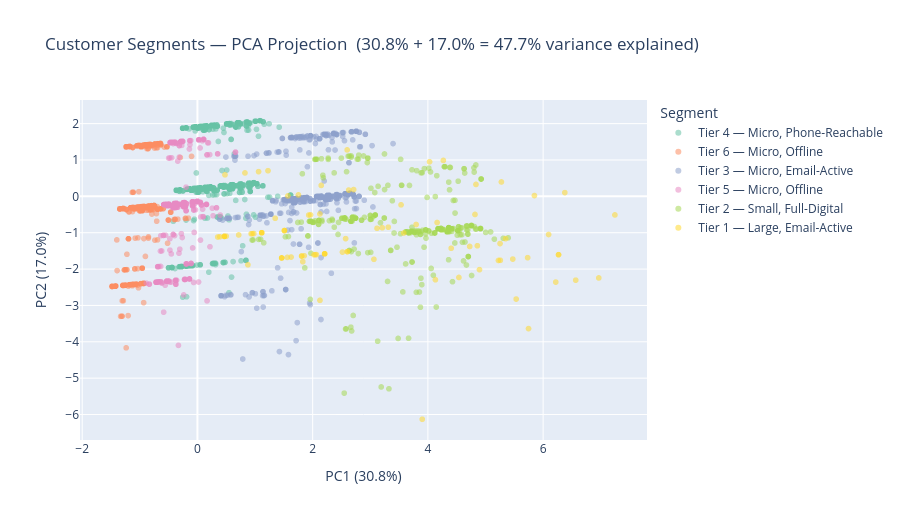

The cell this chart's notebook holds for it:
### Code cell
# ── PCA 2D visualisation ──────────────────────────────────────────────────────
pca        = PCA(n_components=2, random_state=42)
components = pca.fit_transform(X_scaled)
explained  = pca.explained_variance_ratio_ * 100

df_feat['pca1'] = components[:, 0]
df_feat['pca2'] = components[:, 1]

plot_sample = df_feat.sample(min(6000, len(df_feat)), random_state=42).copy()
plot_sample['segment'] = plot_sample['tier'].map(TIER_LABEL)

fig = px.scatter(
    plot_sample,
    x='pca1', y='pca2',
    color='segment',
    title=(f'Customer Segments — PCA Projection  '
           f'({explained[0]:.1f}% + {explained[1]:.1f}% = {sum(explained):.1f}% variance explained)'),
    labels={
        'pca1': f'PC1 ({explained[0]:.1f}%)',
        'pca2': f'PC2 ({explained[1]:.1f}%)',
        'segment': 'Segment'
    },
    opacity=0.55,
    color_discrete_sequence=px.colors.qualitative.Set2
)
fig.update_layout(height=520)
fig.show()

### Figure 1 — Plotly figure (JSON) as saved in the notebook; plotly's stock layout.template omitted (floating-point values rounded to 4 significant figures; data arrays with more than 128 entries replaced by an {"elided": "..."} marker saying what was removed)
{"data": [{"hovertemplate": "Segment=Tier 4 — Micro, Phone-Reachable<br>PC1 (30.8%)=%{x}<br>PC2 (17.0%)=%{y}<extra></extra>", "legendgroup": "Tier 4 — Micro, Phone-Reachable", "marker": {"color": "rgb(102,194,165)", "opacity": 0.55, "symbol": "circle"}, "mode": "markers", "name": "Tier 4 — Micro, Phone-Reachable", "showlegend": true, "type": "scattergl", "x": {"elided": "1567 float values"}, "xaxis": "x", "y": {"elided": "1567 float values"}, "yaxis": "y"}, {"hovertemplate": "Segment=Tier 6 — Micro, Offline<br>PC1 (30.8%)=%{x}<br>PC2 (17.0%)=%{y}<extra></extra>", "legendgroup": "Tier 6 — Micro, Offline", "marker": {"color": "rgb(252,141,98)", "opacity": 0.55, "symbol": "circle"}, "mode": "markers", "name": "Tier 6 — Micro, Offline", "showlegend": true, "type": "scattergl", "x": {"elided": "2480 float values"}, "xaxis": "x", "y": {"elided": "2480 float values"}, "yaxis": "y"}, {"hovertemplate": "Segment=Tier 3 — Micro, Email-Active<br>PC1 (30.8%)=%{x}<br>PC2 (17.0%)=%{y}<extra></extra>", "legendgroup": "Tier 3 — Micro, Email-Active", "marker": {"color": "rgb(141,160,203)", "opacity": 0.55, "symbol": "circle"}, "mode": "markers", "name": "Tier 3 — Micro, Email-Active", "showlegend": true, "type": "scattergl", "x": {"elided": "530 float values"}, "xaxis": "x", "y": {"elided": "530 float values"}, "yaxis": "y"}, {"hovertemplate": "Segment=Tier 5 — Micro, Offline<br>PC1 (30.8%)=%{x}<br>PC2 (17.0%)=%{y}<extra></extra>", "legendgroup": "Tier 5 — Micro, Offline", "marker": {"color": "rgb(231,138,195)", "opacity": 0.55, "symbol": "circle"}, "mode": "markers", "name": "Tier 5 — Micro, Offline", "showlegend": true, "type": "scattergl", "x": {"elided": "1006 float values"}, "xaxis": "x", "y": {"elided": "1006 float values"}, "yaxis": "y"}, {"hovertemplate": "Segment=Tier 2 — Small, Full-Digital<br>PC1 (30.8%)=%{x}<br>PC2 (17.0%)=%{y}<extra></extra>", "legendgroup": "Tier 2 — Small, Full-Digital", "marker": {"color": "rgb(166,216,84)", "opacity": 0.55, "symbol": "circle"}, "mode": "markers", "name": "Tier 2 — Small, Full-Digital", "showlegend": true, "type": "scattergl", "x": {"elided": "326 float values"}, "xaxis": "x", "y": {"elided": "326 float values"}, "yaxis": "y"}, {"hovertemplate": "Segment=Tier 1 — Large, Email-Active<br>PC1 (30.8%)=%{x}<br>PC2 (17.0%)=%{y}<extra></extra>", "legendgroup": "Tier 1 — Large, Email-Active", "marker": {"color": "rgb(255,217,47)", "opacity": 0.55, "symbol": "circle"}, "mode": "markers", "name": "Tier 1 — Large, Email-Active", "showlegend": true, "type": "scattergl", "x": [6.219, 0.8247, 2.065, 1.225, 2.125, 2.572, 1.753, 2.208, 0.8764, 5.257, 6.267, 1.51, 4.725, 2.602, 2.208, 1.116, 1.462, 4.858, 0.4784, 1.56, 4.818, 5.225, 1.829, 3.902, 1.51, 2.149, 4.13, 4.269, 5.252, 1.571, 2.023, 5.746, 2.711, 0.9777, 0.4673, 2.599, 4.404, 2.517, 5.276, 0.5, 1.808, 6.267, 4.029, 1.116, 2.044, 3.312, 0.9517, 3.795, 0.4673, 1.349, 0.3523, 4.834, 5.849, 1.625, 2.208, 3.582, 6.966, 5.473, 1.462, 3.063, 7.246, 5.532, 5.348, 4.895, 2.602, 6.565, 0.931, 0.3889, 0.7157, 1.116, 6.376, 1.116, 2.208, 2.126, 1.51, 0.4673, 1.462, 1.963, 6.095, 1.853, 1.808, 5.731, 1.061, 1.932, 4.538, 3.117, 3.534, 2.626, 0.4673, 4.16, 3.208], "xaxis": "x", "y": [-2.358, 0.6443, -1.602, 0.7055, -0.4843, -1.162, 0.04005, -1.58, -1.882, -1.758, -1.604, -0.9407, -1.378, -1.52, -1.58, -1.001, -1.694, -1.358, 0.5913, -1.679, -0.4982, -1.763, -1.797, -6.13, -0.9407, 0.3014, -2.293, 0.9878, -1.298, 0.01215, -1.608, -3.637, 0.1865, -1.022, -1.1, 1.278, -1.427, -1.533, 0.3956, -1.095, -1.641, -1.604, 0.9511, -1.001, -1.605, -0.8482, -1.026, -0.7743, -1.1, -0.603, -1.118, 0.328, 0.02178, -1.669, -1.58, -1.008, -2.243, -1.725, -1.694, -1.731, -0.5109, -2.825, -1.163, -2.015, -1.52, -2.305, -1.029, -1.112, -1.062, -1.001, 0.1024, -1.001, -1.58, -2.86, -0.9407, -1.1, -1.694, -0.5092, -1.049, -1.634, -1.641, -1.686, 0.6804, -0.5139, -2.231, -0.878, -0.2331, 0.1735, -1.1, -0.7186, -0.864], "yaxis": "y"}], "layout": {"height": 520, "legend": {"title": {"text": "Segment"}, "tracegroupgap": 0}, "title": {"text": "Customer Segments — PCA Projection  (30.8% + 17.0% = 47.7% variance explained)"}, "xaxis": {"anchor": "y", "domain": [0, 1], "title": {"text": "PC1 (30.8%)"}}, "yaxis": {"anchor": "x", "domain": [0, 1], "title": {"text": "PC2 (17.0%)"}}}}
